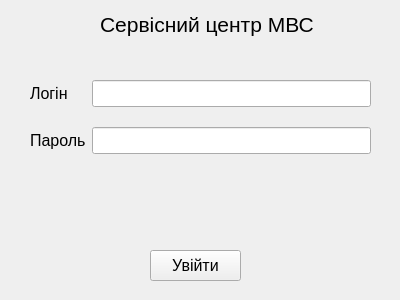
<?xml version="1.0" encoding="UTF-8"?>
<ui version="4.0">
 <class>AuthWindow</class>
 <widget class="QWidget" name="AuthWindow">
  <property name="geometry">
   <rect>
    <x>0</x>
    <y>0</y>
    <width>400</width>
    <height>300</height>
   </rect>
  </property>
  <property name="minimumSize">
   <size>
    <width>400</width>
    <height>300</height>
   </size>
  </property>
  <property name="maximumSize">
   <size>
    <width>400</width>
    <height>300</height>
   </size>
  </property>
  <property name="windowTitle">
   <string>Form</string>
  </property>
  <widget class="QLabel" name="label_2">
   <property name="geometry">
    <rect>
     <x>100</x>
     <y>10</y>
     <width>250</width>
     <height>28</height>
    </rect>
   </property>
   <property name="maximumSize">
    <size>
     <width>250</width>
     <height>16777215</height>
    </size>
   </property>
   <property name="font">
    <font>
     <pointsize>16</pointsize>
    </font>
   </property>
   <property name="text">
    <string>Сервісний центр МВС</string>
   </property>
  </widget>
  <widget class="QPushButton" name="pushButtonLogin">
   <property name="geometry">
    <rect>
     <x>150</x>
     <y>250</y>
     <width>91</width>
     <height>31</height>
    </rect>
   </property>
   <property name="font">
    <font>
     <pointsize>12</pointsize>
    </font>
   </property>
   <property name="text">
    <string>Увійти</string>
   </property>
  </widget>
  <widget class="QWidget" name="formLayoutWidget">
   <property name="geometry">
    <rect>
     <x>30</x>
     <y>80</y>
     <width>341</width>
     <height>111</height>
    </rect>
   </property>
   <layout class="QFormLayout" name="formLayout">
    <property name="verticalSpacing">
     <number>20</number>
    </property>
    <item row="0" column="0">
     <widget class="QLabel" name="label">
      <property name="font">
       <font>
        <pointsize>12</pointsize>
       </font>
      </property>
      <property name="text">
       <string>Логін</string>
      </property>
     </widget>
    </item>
    <item row="0" column="1">
     <widget class="QLineEdit" name="lineEditUserName">
      <property name="font">
       <font>
        <pointsize>12</pointsize>
       </font>
      </property>
     </widget>
    </item>
    <item row="1" column="1">
     <widget class="QLineEdit" name="lineEditPassword">
      <property name="font">
       <font>
        <pointsize>12</pointsize>
       </font>
      </property>
      <property name="autoFillBackground">
       <bool>false</bool>
      </property>
      <property name="inputMethodHints">
       <set>Qt::InputMethodHint::ImhHiddenText|Qt::InputMethodHint::ImhNoAutoUppercase|Qt::InputMethodHint::ImhNoPredictiveText|Qt::InputMethodHint::ImhSensitiveData</set>
      </property>
      <property name="echoMode">
       <enum>QLineEdit::EchoMode::Password</enum>
      </property>
     </widget>
    </item>
    <item row="1" column="0">
     <widget class="QLabel" name="label_3">
      <property name="font">
       <font>
        <pointsize>12</pointsize>
       </font>
      </property>
      <property name="text">
       <string>Пароль</string>
      </property>
     </widget>
    </item>
   </layout>
  </widget>
 </widget>
 <resources/>
 <connections/>
</ui>
